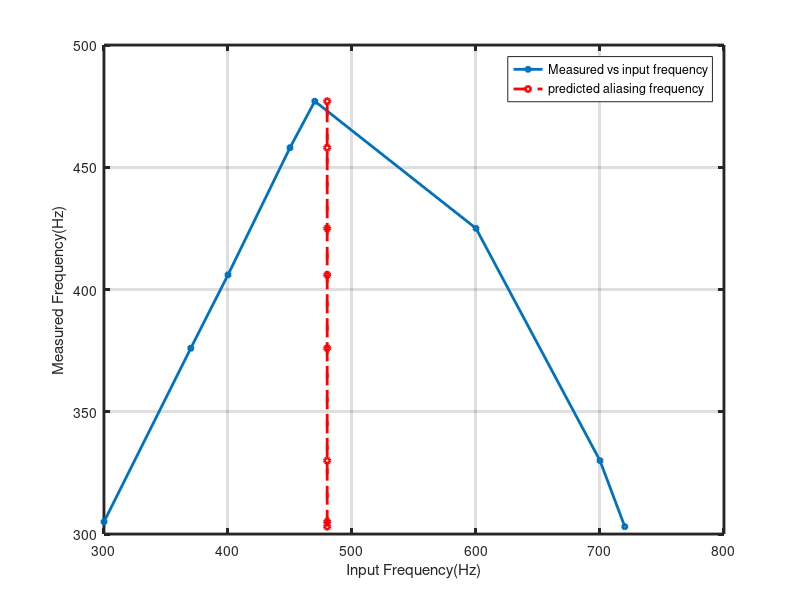

This figure's MATLAB source:
close all; clear all; clc;

input = [ 300 370 400 450 470 600 700 720]
output =[305 376 406 458 477 425 330 303]


figure(1)
hold on
plot (input,output,'-diamond','LineWidth',2,'MarkerSize',4)
plot (ones(1,length(output))*480,output,'--or','LineWidth',2,'MarkerSize',4);
grid on; box on;
set(gca,'FontSize',10,'LineWidth',2);
ylabel('Measured Frequency(Hz)');
xlabel('Input Frequency(Hz)');
legend( 'Measured vs input frequency','predicted aliasing frequency','Location','best')